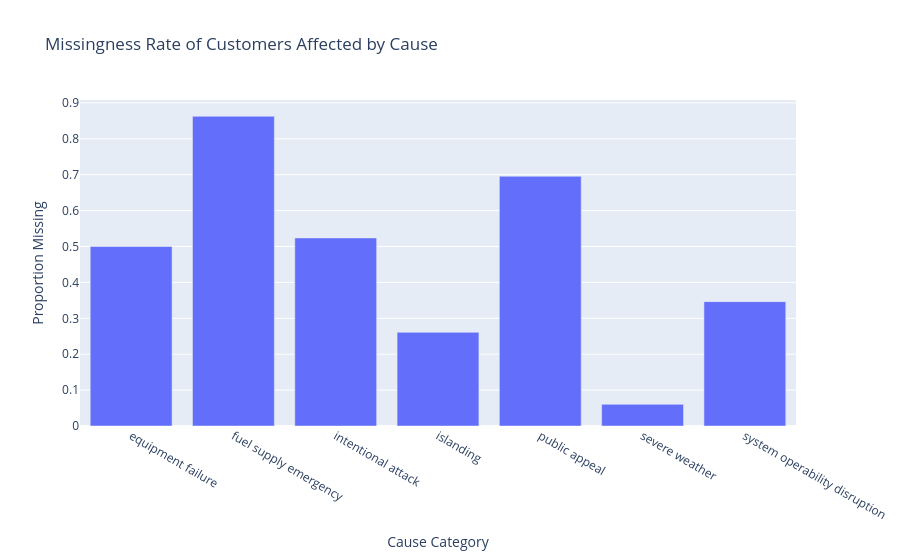

Here is the notebook cell this chart was saved with:
### Code cell
miss_by_cause = cust.groupby('CAUSE.CATEGORY')['missing'].mean().reset_index()

fig = px.bar(
    miss_by_cause,
    x='CAUSE.CATEGORY',
    y='missing',
    title='Missingness Rate of Customers Affected by Cause',
    labels={
        'CAUSE.CATEGORY': 'Cause Category',
        'missing': 'Proportion Missing'
    }
)

fig.show()

### Figure 1 — Plotly figure (JSON) as saved in the notebook; plotly's stock layout.template omitted (floating-point values rounded to 4 significant figures)
{"data": [{"alignmentgroup": "True", "hovertemplate": "Cause Category=%{x}<br>Proportion Missing=%{y}<extra></extra>", "legendgroup": "", "marker": {"color": "#636efa", "pattern": {"shape": ""}}, "name": "", "offsetgroup": "", "orientation": "v", "showlegend": false, "textposition": "auto", "type": "bar", "x": ["equipment failure", "fuel supply emergency", "intentional attack", "islanding", "public appeal", "severe weather", "system operability disruption"], "xaxis": "x", "y": [0.5, 0.8627, 0.5239, 0.2609, 0.6957, 0.06029, 0.3465], "yaxis": "y"}], "layout": {"barmode": "relative", "legend": {"tracegroupgap": 0}, "title": {"text": "Missingness Rate of Customers Affected by Cause"}, "xaxis": {"anchor": "y", "domain": [0, 1], "title": {"text": "Cause Category"}}, "yaxis": {"anchor": "x", "domain": [0, 1], "title": {"text": "Proportion Missing"}}}}
